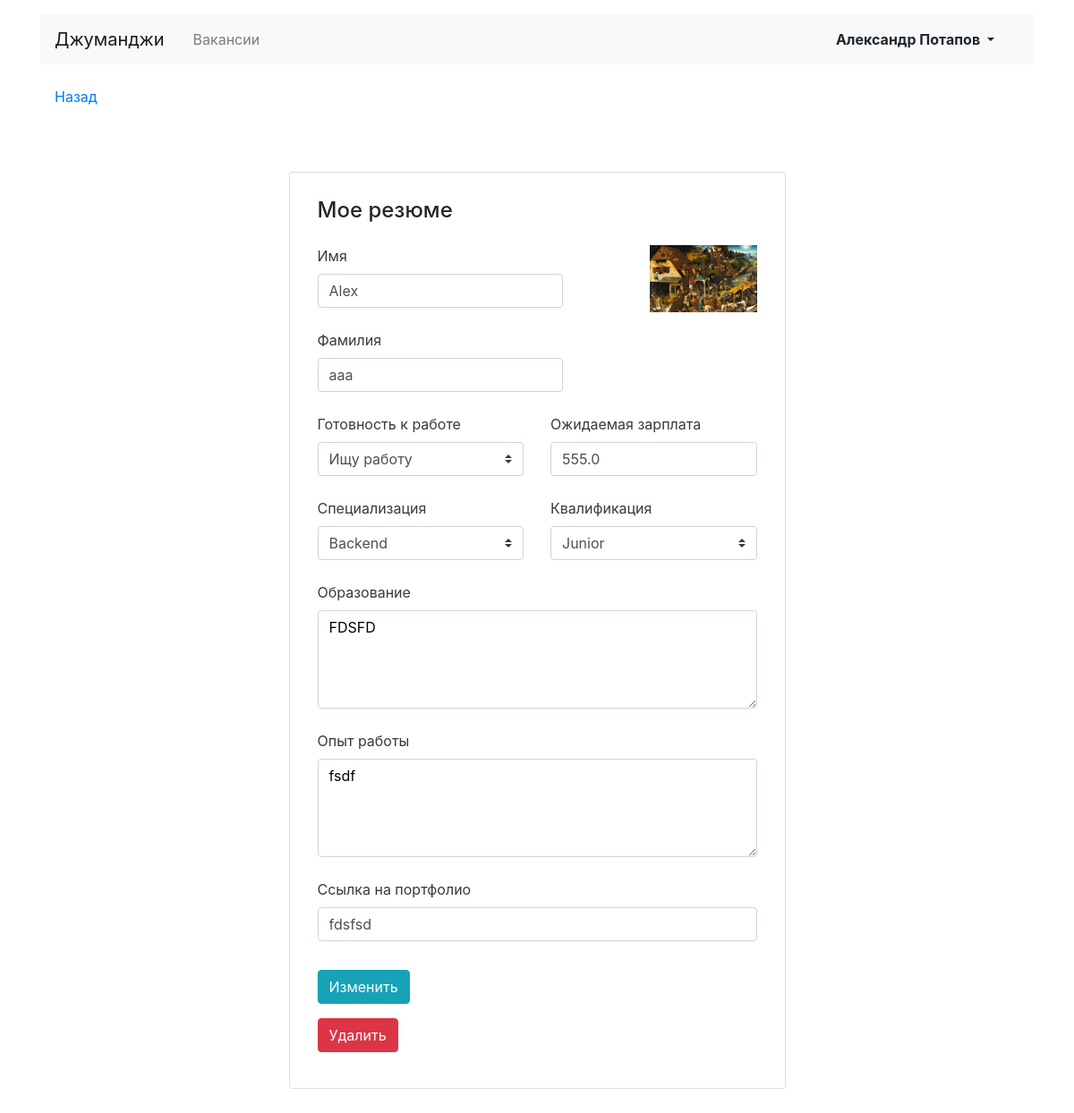
Screenshot of /resume/ (signed in) with the database file from the repository.
### JunJob/models.py (models this page shows)
class Profile(models.Model):
    def validate_image(fieldfile_obj):  # проверка размера аватара
        filesize = fieldfile_obj.file.size
        megabyte_limit = 5.0
        if filesize > megabyte_limit * 1024 * 1024:
            raise ValidationError("Максимальный размер файла %sMB" % str(megabyte_limit))
    user = models.OneToOneField(User, on_delete=models.CASCADE, related_name='profile')
    birthday = models.DateField(null=True, blank=True)
    country = models.CharField(null=True, blank=True, max_length=100)
    city = models.CharField(null=True, blank=True, max_length=100)
    avatar = models.ImageField(upload_to=settings.MEDIA_AVATAR_IMAGE_DIR, validators=[validate_image],
                               default='images/avatar.jpg')

class Resume(models.Model):
    user = models.OneToOneField(User, on_delete=models.CASCADE, related_name='resume')
    name = models.CharField(max_length=60)
    surname = models.CharField(max_length=60)
    grade = models.CharField(max_length=10)
    status = models.CharField(max_length=30)
    salary = models.FloatField()
    specialty = models.CharField(max_length=20)
    education = models.CharField(max_length=100)
    experience = models.TextField()
    portfolio = models.CharField(max_length=200)

### JunJob/Views/views_user.py (the view)
# urls.py: path('resume/', views_user.resume_view, name='resume'),
def resume_view(request):  # страница готового резюме
    resume_user = request.user.resume
    form = ResumeForm(instance=resume_user)
    return render(request, 'accounts/resume.html', {'form': form})

### JunJob/templates/accounts/resume.html
{% extends 'base.html' %}
{% block container %}
<main class="container mt-3 pb-5">
  <div class="navbar mt-1">
      <p><a href="javascript:history.back()">Назад</a></p>
  </div>
    <section class="col-12 col-lg-6 offset-lg-3 mt-5 card">
      <div class="card-body px-3 pb-4">
        <h1 class="h4 pt-2 pb-3">Мое резюме</h1>
        <form action="{% url 'resume_edit' request.user.resume.id %}" enctype="multipart/form-data">
          <div class="form-group pb-2" style="float: right">
                <img src="{{ request.user.profile.avatar.url }}" style="max-width: 120px;height: auto;">
          </div>
          <div class="row">
              <div class="form-group pb-2">
                <label class="mb-2 text-dark">{{ form.name.label }}</label>
                {{ form.name }}
              </div>
              <div class="form-group pb-2">
                <label class="mb-2 text-dark">{{ form.surname.label }}</label>
                {{ form.surname }}
              </div>
          </div>
          <div class="row">
            <div class="col-12 col-md-6">
              <div class="form-group pb-2">
                <label class="mb-2 text-dark">{{ form.status.label }}</label>
                {{ form.status }}
              </div>
            </div>
            <div class="col-12 col-md-6">
              <div class="form-group pb-2">
                <label class="mb-2 text-dark">{{ form.salary.label }}</label>
                {{ form.salary }}
              </div>
            </div>
          </div>
          <div class="row">
            <div class="col-12 col-md-6">
              <div class="form-group pb-2">
                <label class="mb-2 text-dark">{{ form.specialty.label }}</label>
                {{ form.specialty }}
              </div>
            </div>
            <div class="col-12 col-md-6">
              <div class="form-group pb-2">
                <label class="mb-2 text-dark">{{ form.grade.label }}</label>
                {{ form.grade }}
              </div>
            </div>
          </div>
          <div class="form-group pb-2">
            <label class="mb-2 text-dark">{{ form.education.label }}</label>
            {{ form.education }}
          </div>
          <div class="form-group pb-2">
            <label class="mb-2 text-dark">{{ form.experience.label }}</label>
            {{ form.experience }}
          </div>
          <div class="form-group pb-3">
            <label class="mb-2 text-dark">{{ form.portfolio.label }}</label>
            {{ form.portfolio }}
          </div>
          <div class="form-group">
            <input type="submit" class="btn btn-info" value="Изменить">
          </div>
          <div class="form-group">
            <a class="btn btn-danger" href="{% url 'resume_delete' %}">Удалить</a>
          </div>
        </form>
      </div>
    </section>
</main>
{% endblock %}

### JunJob/templates/base.html (shortened to what this page needs)
<!DOCTYPE html>
<html lang="ru">
<head>
  <link rel="stylesheet" href="https://stackpath.bootstrapcdn.com/bootstrap/4.3.1/css/bootstrap.min.css">
</head>
<body>
  <header class="container mt-3">
    <nav class="navbar navbar-expand-lg navbar-light bg-light">
      <a class="navbar-brand mr-4" href="{% url 'main' %}">Джуманджи</a>
      <div class="collapse navbar-collapse justify-content-between" id="navbarNav">
        <ul class="navbar-nav col-10">
          <li class="nav-item">
            <a class="nav-link" href="{% url 'vacancies' %}">Вакансии</a>
          </li>
        </ul>
        <ul class="navbar-nav col-2 justify-content-end">
          {% if user.is_authenticated %}
          <li class="nav-item active">
            <div class="btn-group">
              <button type="button" class="btn dropdown-toggle font-weight-bold" data-toggle="dropdown" aria-haspopup="true" aria-expanded="false">
                {% if request.user.first_name and request.user.last_name %}
                {{ request.user.first_name }} {{ request.user.last_name }}
                {% else %}
                Имя Фамилия
                {% endif %}
              </button>
            </div>
          </li>
          {% else %}
          <li class="nav-item active">
            <a href="{% url 'login' %}" class="nav-link font-weight-bold">Вход</a>
          </li>
          {% endif %}
        </ul>
      </div>
    </nav>
  </header>
  {% block container %}
  {% endblock %}
</body>
</html>

### rows the page displays
Resume: name "Alex", surname "aaa", status "Ищу работу", salary "555.0", specialty "Backend", grade "Junior", education "fdsfd", experience "fsdf", portfolio "fdsfsd"

### other values shown
{{ request.user.first_name }} "Александр"
{{ request.user.last_name }} "Потапов"
